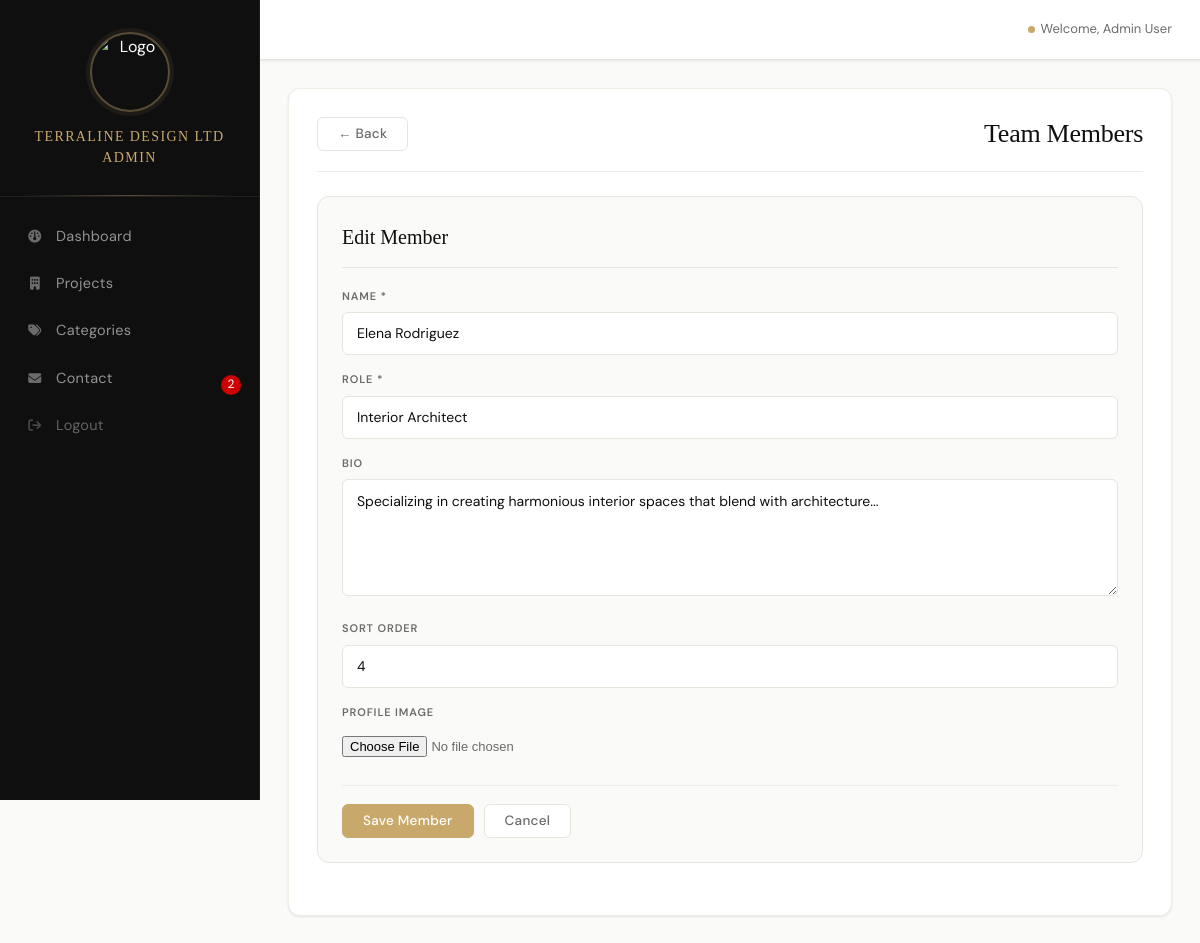
/admin/team.php?edit=4 (signed in), run on the app's committed database.
### tables this page shows
CREATE TABLE `team` (
  `id` int(11) NOT NULL,
  `name` varchar(100) NOT NULL,
  `role` varchar(100) NOT NULL,
  `bio` text DEFAULT NULL,
  `image` varchar(255) DEFAULT NULL,
  `sort_order` int(11) DEFAULT 0,
  `created_at` timestamp NOT NULL DEFAULT current_timestamp()
);

### admin/team.php (the view, shortened to what this page needs)
<?php
$db = Database::getInstance()->getConnection();
$editMember = null;
if (isset($_GET['edit'])) {
    $stmt = $db->prepare("SELECT * FROM team WHERE id = ?");
    $stmt->execute([(int)$_GET['edit']]);
    $editMember = $stmt->fetch();
}
$team = $db->query("SELECT * FROM team ORDER BY sort_order ASC")->fetchAll();
include __DIR__ . '/includes/header.php';
?>
<div class="admin-content">
    <div class="admin-header">
        <a href="/architecture-firm/admin/index.php" class="btn-secondary" style="float:left;margin-right:16px;">&larr; Back</a>
        <h1 style="display:inline-block;">Team Members</h1>
    </div>
    <div class="form-container <?php echo !$editMember ? 'hidden' : ''; ?>" id="addForm">
        <h2><?php echo $editMember ? 'Edit Member' : 'Add New Team Member'; ?></h2>
        <form method="POST" enctype="multipart/form-data">
            <div class="form-group">
                <label for="name">Name *</label>
                <input type="text" id="name" name="name" required
                       value="<?php echo $editMember ? $editMember['name'] : ''; ?>">
            </div>
            <div class="form-group">
                <label for="role">Role *</label>
                <input type="text" id="role" name="role" required
                       value="<?php echo $editMember ? $editMember['role'] : ''; ?>">
            </div>
            <div class="form-group">
                <label for="bio">Bio</label>
                <textarea id="bio" name="bio" rows="4"><?php echo $editMember ? $editMember['bio'] : ''; ?></textarea>
            </div>
            <div class="form-group">
                <label for="sort_order">Sort Order</label>
                <input type="number" id="sort_order" name="sort_order"
                       value="<?php echo $editMember ? $editMember['sort_order'] : '0'; ?>">
            </div>
            <div class="form-group">
                <label for="image">Profile Image</label>
                <input type="file" id="image" name="image" accept="image/*">
            </div>
            <div class="form-actions">
                <button type="submit" class="btn-primary">Save Member</button>
                <a href="team.php" class="btn-secondary">Cancel</a>
            </div>
        </form>
    </div>
</div>
<?php include __DIR__ . '/includes/footer.php'; ?>

### assets/css/admin.css (style rules this page uses)
:root { --ink: #0f0f0f; --ink-soft: #2a2a2a; --ink-muted: #6b6b6b; --ink-faint: #a8a8a8; --gold: #c9a96b; --gold-light: #dfc28e; --gold-pale: #f5ede0; --canvas: #fafaf8; --white: #ffffff; --border: #e8e4de; --border-soft:#f0ece6; --success: #2d6a4f; --success-bg: #d8f3dc; --danger: #9b2226; --danger-bg: #fde8e8; --warning: #7b5e1a; --warning-bg: #fff3cd; --shadow-sm: 0 1px 3px rgba(15,15,15,0.06), 0 1px 2px rgba(15,15,15,0.04); --shadow-md: 0 4px 16px rgba(15,15,15,0.08), 0 2px 6px rgba(15,15,15,0.05); --shadow-lg: 0 12px 40px rgba(15,15,15,0.12), 0 4px 12px rgba(15,15,15,0.07); --radius: 6px; --radius-lg: 12px; --transition: all 0.25s cubic-bezier(0.4, 0, 0.2, 1); --sidebar-w: 260px; --topbar-h: 60px; }
*, *::before, *::after { margin: 0; padding: 0; box-sizing: border-box; }
html { scroll-behavior: smooth; }
body { font-family: 'DM Sans', sans-serif; background: var(--canvas); color: var(--ink); line-height: 1.6; -webkit-font-smoothing: antialiased; -moz-osx-font-smoothing: grayscale; }
.admin-content { background: var(--white); border-radius: var(--radius-lg); padding: 28px; box-shadow: var(--shadow-sm); border: 1px solid var(--border-soft); }
.admin-header { display: flex; justify-content: space-between; align-items: center; margin-bottom: 24px; padding-bottom: 20px; border-bottom: 1px solid var(--border-soft); gap: 12px; flex-wrap: wrap; }
.admin-header h1, .admin-content h1 { font-family: 'Cormorant Garamond', serif; font-size: 26px; font-weight: 500; color: var(--ink); letter-spacing: -0.01em; line-height: 1.2; }
.form-container { background: var(--canvas); border: 1px solid var(--border); border-radius: var(--radius-lg); padding: 24px; margin-bottom: 24px; }
.form-container h2 { font-family: 'Cormorant Garamond', serif; font-size: 20px; font-weight: 500; color: var(--ink); margin-bottom: 20px; padding-bottom: 14px; border-bottom: 1px solid var(--border); }
.form-group { margin-bottom: 16px; }
.form-group label { display: block; font-size: 11px; font-weight: 600; color: var(--ink-muted); text-transform: uppercase; letter-spacing: 0.08em; margin-bottom: 7px; }
.form-group input[type="text"], .form-group input[type="email"], .form-group input[type="number"], .form-group input[type="password"], .form-group input[type="url"], .form-group select, .form-group textarea { width: 100%; padding: 10px 14px; border: 1px solid var(--border); border-radius: var(--radius); font-family: 'DM Sans', sans-serif; font-size: 14px; color: var(--ink); background: var(--white); transition: var(--transition); appearance: none; -webkit-appearance: none; line-height: 1.5; }
.form-group input::placeholder, .form-group textarea::placeholder { color: var(--ink-faint); }
.form-group textarea { resize: vertical; min-height: 110px; line-height: 1.7; }
.form-group input[type="file"] { padding: 8px 0; border: none; background: none; font-size: 13px; color: var(--ink-muted); cursor: pointer; }
.form-actions { display: flex; gap: 10px; margin-top: 20px; padding-top: 18px; border-top: 1px solid var(--border-soft); flex-wrap: wrap; }
.btn-primary, .btn-secondary, .btn-danger { display: inline-flex; align-items: center; justify-content: center; gap: 7px; padding: 9px 20px; border: none; border-radius: var(--radius); font-family: 'DM Sans', sans-serif; font-size: 13.5px; font-weight: 500; cursor: pointer; text-decoration: none; transition: var(--transition); letter-spacing: 0.02em; white-space: nowrap; line-height: 1; -webkit-tap-highlight-color: transparent; }
.btn-primary { background: var(--gold); color: var(--white); border: 1px solid var(--gold); }
.btn-secondary { background: var(--white); color: var(--ink-muted); border: 1px solid var(--border); }

### data on the page
team: name "Elena Rodriguez", role "Interior Architect", bio "Specializing in creating harmonious interior spaces that blend with architecture...", sort_order "4"

### other printed values
$unreadCount "2"
$_SESSION['user_name'] "Admin User"
